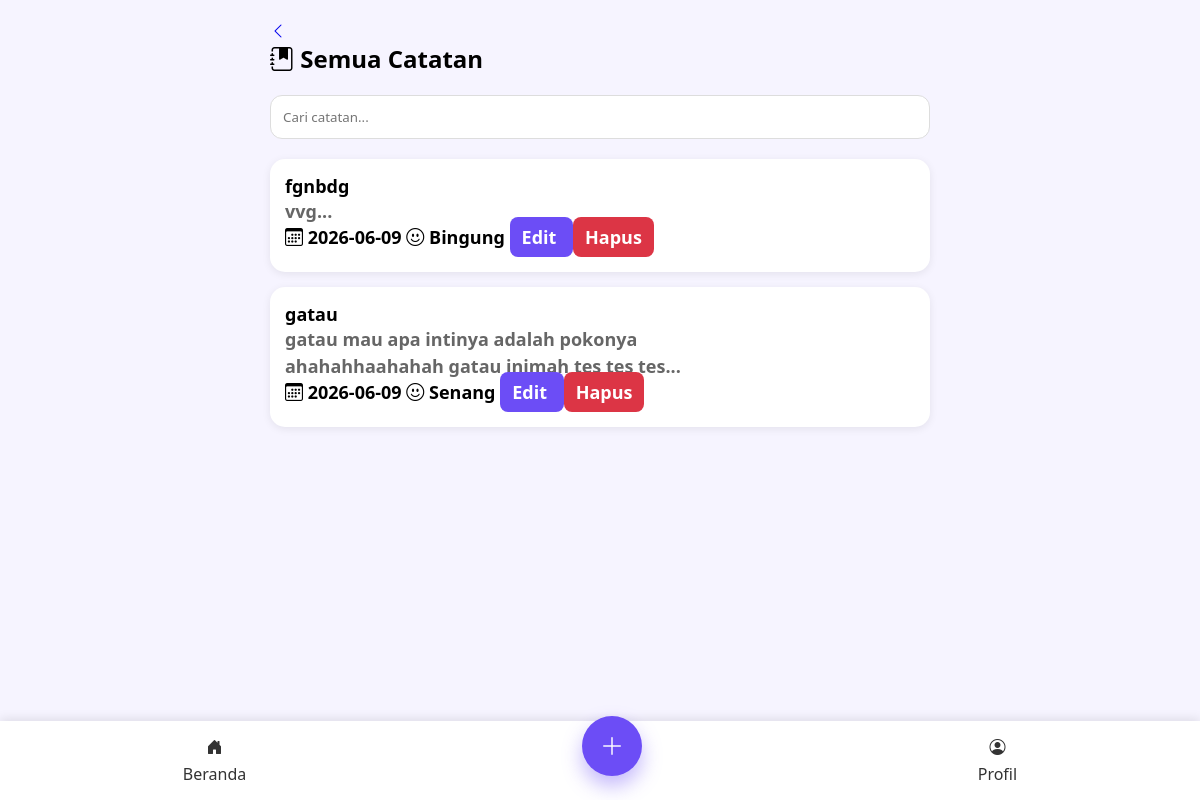
Page /semua_catatan.php (signed in) on the committed database.
### tables this page shows
CREATE TABLE `catatan` (
  `id_catatan` int NOT NULL,
  `id_user` int NOT NULL,
  `judul` varchar(100) NOT NULL,
  `isi_catatan` text NOT NULL,
  `mood` varchar(30) DEFAULT NULL,
  `tanggal` date DEFAULT NULL,
  `status` enum('aktif','arsip','hapus') DEFAULT 'aktif',
  `created_at` timestamp NULL DEFAULT CURRENT_TIMESTAMP,
  `updated_at` timestamp NULL DEFAULT CURRENT_TIMESTAMP ON UPDATE CURRENT_TIMESTAMP
);

### semua_catatan.php (the view, shortened to what this page needs)
<?php
include 'config/koneksi.php';
$id_user = $_SESSION['id_user'];
$keyword = "";
if(isset($_GET['cari'])){
    $keyword = mysqli_real_escape_string(
        $conn,
        $_GET['cari']
    );
    $query = mysqli_query(
        $conn,
        "SELECT *
        FROM catatan
        WHERE id_user='$id_user'
        AND status='aktif'
        AND (
            judul LIKE '%$keyword%'
            OR isi_catatan LIKE '%$keyword%'
        )
        ORDER BY tanggal DESC"
    );
}else{
    $query = mysqli_query(
        $conn,
        "SELECT *
        FROM catatan
        WHERE id_user='$id_user'
        AND status='aktif'
        ORDER BY tanggal DESC"
    );
}
?>
<!DOCTYPE html>
<html><link rel="stylesheet" href="https://cdn.jsdelivr.net/npm/bootstrap-icons@1.13.1/font/bootstrap-icons.min.css">
<head>
<link rel="stylesheet" href="assets/css/style.css">
</head>
<body>
<div class="container">
<div class="page-header">
    <a href="dashboard.php" class="back-btn">
        <i class="bi bi-chevron-left"></i>
    </a>
    <h2>
        <i class="bi bi-journal-bookmark-fill"></i>
        Semua Catatan
    </h2>
</div>
<form method="GET">
<div class="search-box">
<input
type="text"
name="cari"
placeholder="Cari catatan..."
value="<?= $keyword ?>">
</div>
</form>
<?php
if(mysqli_num_rows($query) > 0){
while($row = mysqli_fetch_assoc($query)){
?>
<div class="note-card">
<div class="note-title">
<?= htmlspecialchars($row['judul']) ?>
<p>
<?= nl2br(
substr(
htmlspecialchars($row['isi_catatan']),
0,
120
)
) ?>
...
</p>
<span>
<i class="bi bi-calendar3"></i>
<?= $row['tanggal']; ?>
</span>
<span>
<i class="bi bi-emoji-smile"></i>
<?= $row['mood']; ?>
</span>
<a
href="edit_catatan.php?id=<?= $row['id_catatan'] ?>"
class="edit">
Edit
</a>
<a
href="hapus_catatan.php?id=<?= $row['id_catatan'] ?>"
class="delete"
onclick="return confirm('Hapus catatan ini?')">
Hapus
</a>
</div>
</div>
<?php
}
}else{
echo "<p>Tidak ada catatan.</p>";
}
?>
</div>
<nav class="bottom-nav">
<a href="dashboard.php">
<i class="bi bi-house-door-fill"></i>
<span>Beranda</span>
</a>
<a href="tambah_catatan.php" class="add-btn">
<i class="bi bi-plus-lg"></i>
</a>
<a href="profil.php">
<i class="bi bi-person-circle"></i>
<span>Profil</span>
</a>
</nav>
</body>
</html>

### assets/css/style.css (style rules this page uses)
* { margin:0; padding:0; box-sizing:border-box; font-family:'Segoe UI',sans-serif; }
body { background:#f6f4ff; padding-bottom:90px; }
.container { max-width:500px; margin:auto; padding:20px; }
.note-card { background:white; padding:18px; border-radius:20px; margin-bottom:15px; box-shadow:0 5px 20px rgba(0,0,0,.08); }
.note-card p { color:#666; line-height:1.5; }
.bottom-nav { position:fixed; bottom:0; left:0; width:100%; background:white; display:flex; justify-content:space-around; align-items:center; padding:15px; box-shadow:0 -5px 15px rgba(0,0,0,.08); }
.bottom-nav a { text-decoration:none; color:#444; display:flex; flex-direction:column; align-items:center; gap:5px; }
.add-btn { width:60px; height:60px; border-radius:50%; background:#6c4df6; color:white !important; display:flex !important; justify-content:center; align-items:center; font-size:30px; margin-top:-35px; box-shadow:0 10px 20px rgba(108,77,246,.4); }

### semua_catatan.php (style rules this page uses)
.search-box { margin:20px 0; }
.search-box input { width:100%; padding:12px; border:1px solid #ddd; border-radius:12px; }
.container { max-width:700px; margin:0 auto; padding:20px; }
.note-card { background:white; padding:15px; margin-bottom:15px; border-radius:15px; box-shadow:0 2px 8px rgba(0,0,0,.08); width:100%; }
.note-title { font-size:18px; font-weight:bold; margin-bottom:8px; }
.edit { background:#6c4df6; color:white; padding:8px 12px; border-radius:8px; text-decoration:none; }
.delete { background:#dc3545; color:white; padding:8px 12px; border-radius:8px; text-decoration:none; }
.bottom-nav { position:fixed; bottom:0; width:100%; left:0; background:white; display:flex; justify-content:space-around; padding:15px; box-shadow:0 -2px 10px rgba(0,0,0,.1); }
.bottom-nav a { text-decoration:none; color:#333; }
.add-btn { width:60px; height:60px; background:#6c4df6; color:white !important; border-radius:50%; display:flex; align-items:center; justify-content:center; margin-top:-30px; font-size:24px; }
body { padding-bottom:100px; }

### rows in the picture
catatan: judul "fgnbdg", isi_catatan "vvg", tanggal "2026-06-09", mood "Bingung"
catatan: judul "gatau", isi_catatan "gatau mau apa intinya adalah pokonya ahahahhaahahah gatau inimah tes tes tes", tanggal "2026-06-09", mood "Senang"
